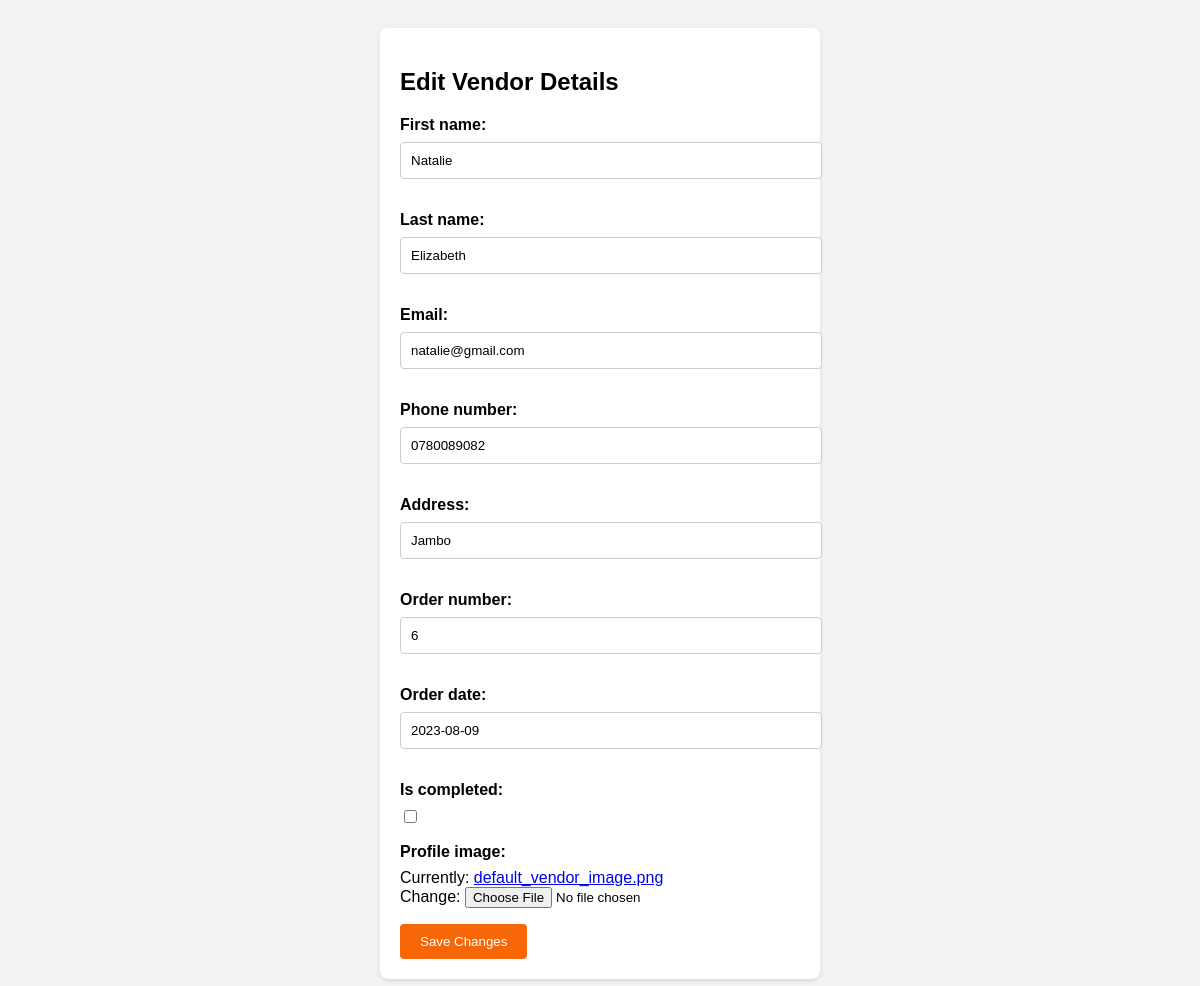
/vendor/vendors/edit/3/, run on the app's committed database.
### vendor/models.py (models this page shows, shortened)
class Vendor(models.Model):
    first_name = models.CharField(max_length=50)
    last_name = models.CharField(max_length=50)
    email = models.EmailField(unique=True)
    phone_number = models.CharField(max_length=20)
    address=models.CharField(max_length=20)
    order_number = models.CharField(max_length=50)
    order_date = models.DateField()
    is_completed = models.BooleanField(default=False)
    profile_image = models.ImageField(upload_to='vendor_images/', default='default_vendor_image.png')

### vendor/views.py (the view)
# urls.py: path("vendors/edit/<int:pk>/", edit_vendor, name="edit-vendor"),
def edit_vendor(request, pk):
    vendor = Vendor.objects.get(pk=pk)
    if request.method == 'POST':
        form = VendorForm(request.POST, instance=vendor)
        if form.is_valid():
            form.save()
            return redirect('vendor-list')
    else:
        form = VendorForm(instance=vendor)
    return render(request, 'vendor/edit_vendor.html', {'form': form, 'vendor': vendor})

### vendor/forms.py
class VendorForm(forms.ModelForm):
    class Meta:
        model = Vendor
        fields = '__all__'

### templates/vendor/edit_vendor.html (shortened to what this page needs)
<!DOCTYPE html>
<html lang="en">
<head>
</head>
<body>
    <div class="edit-vendor-form">
        <h2>Edit Vendor Details</h2>
        <form method="POST">
            {{ form.as_p }}
            <button type="submit">Save Changes</button>
        </form>
    </div>
</body>
</html>

### templates/vendor/edit_vendor.html (style rules this page uses)
body { font-family: Arial, sans-serif; background-color: #F2F2F2; padding: 20px; }
.edit-vendor-form { max-width: 400px; margin: 0 auto; background-color: #fff; padding: 20px; border-radius: 8px; box-shadow: 0 2px 4px rgba(0, 0, 0, 0.1); }
.edit-vendor-form label { display: block; margin-bottom: 8px; font-weight: bold; }
.edit-vendor-form input[type="text"], .edit-vendor-form input[type="email"], .edit-vendor-form input[type="tel"] { width: 100%; padding: 10px; margin-bottom: 16px; border: 1px solid #ccc; border-radius: 4px; }
.edit-vendor-form button { background-color: #f76707; color: #fff; border: none; padding: 10px 20px; border-radius: 4px; cursor: pointer; }

### data on the page
Vendor: first_name "Natalie", last_name "Elizabeth", email "natalie@gmail.com", phone_number "0780089082", address "Jambo", order_number "6", order_date "2023-08-09"
